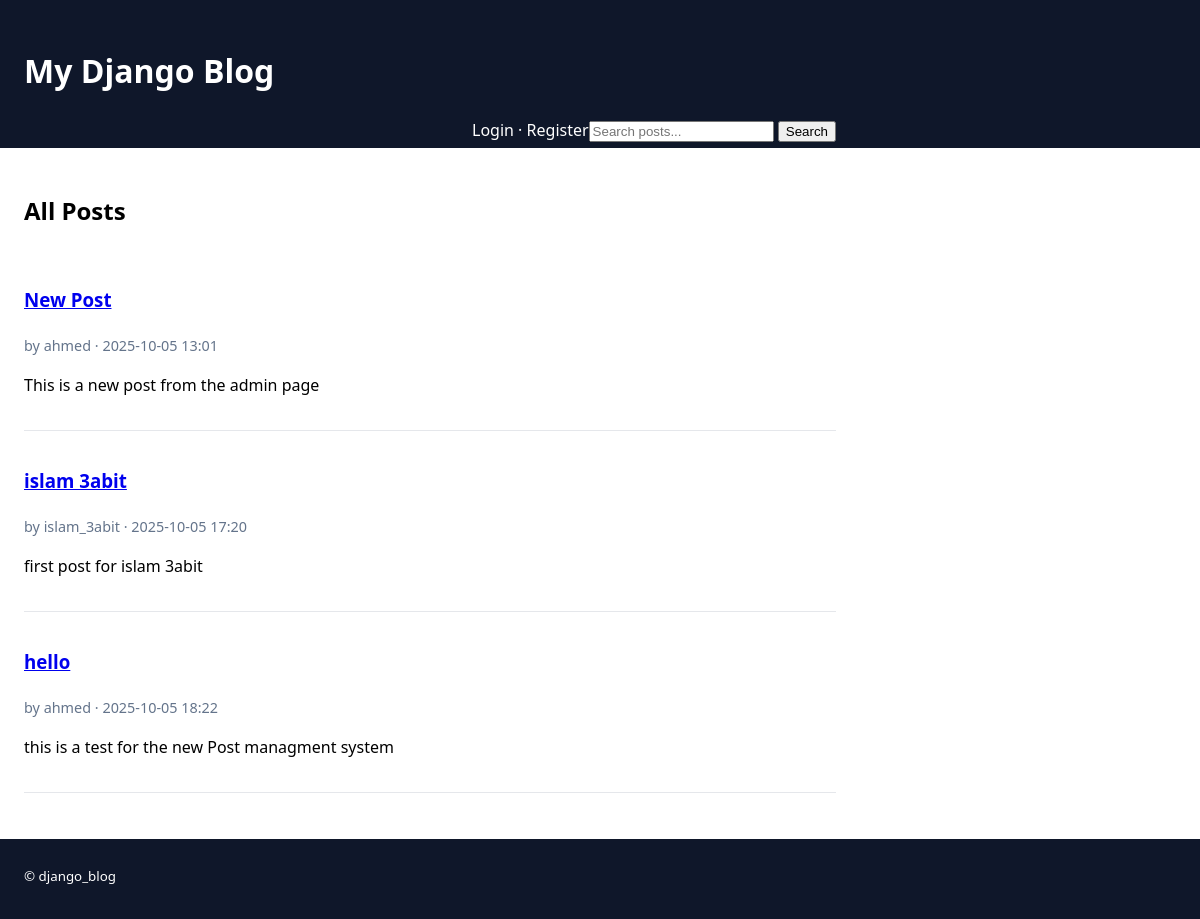
/, run on an earlier commit of the app's database.
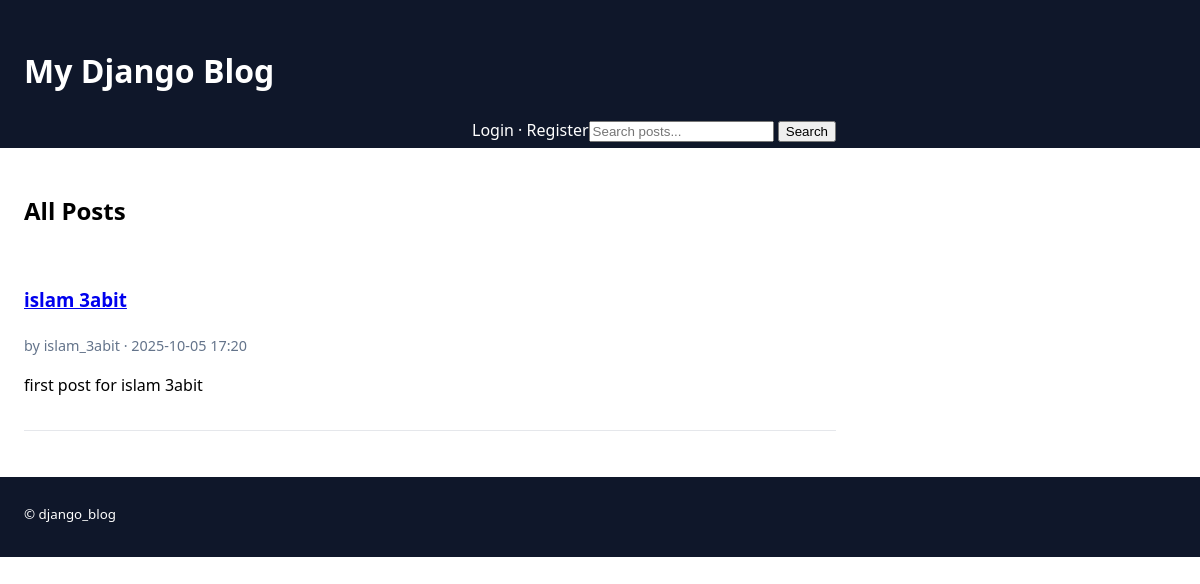
And on a later commit of the database.
### blog/models.py (models this page shows, shortened)
class Post(models.Model):
    title = models.CharField(max_length=200)
    content = models.TextField()
    published_date = models.DateTimeField(auto_now_add=True)
    author = models.ForeignKey(User, on_delete=models.CASCADE)
    tags = models.ManyToManyField('Tag', blank=True, related_name='posts')  # <- NEW

### blog/views.py (the view)
# urls.py: path('',          PostListView.as_view(),   name='post_list'),
class PostListView(ListView):
    model = Post
    template_name = "blog/post_list.html"
    context_object_name = "posts"

### blog/templates/blog/post_list.html (shortened to what this page needs)
{% extends "blog/base.html" %}
{% block content %}
<h2>{% if current_tag %}Posts tagged "{{ current_tag }}"{% else %}All Posts{% endif %}</h2>
<ul class="post-list">
  {% for post in posts %}
    <li class="post-item">
      <h3><a href="{% url 'blog:post_detail' post.pk %}">{{ post.title }}</a></h3>
      <p class="meta">by {{ post.author }} · {{ post.published_date|date:"Y-m-d H:i" }}</p>
      <p class="excerpt">{{ post.content|truncatewords:25 }}</p>
    </li>
  {% empty %}
    <li>No posts found.</li>
  {% endfor %}
</ul>
{% endblock %}

### blog/templates/blog/base.html (shortened to what this page needs)
{% load static %}
<!DOCTYPE html>
<html lang="en">
<head>
  <link rel="stylesheet" href="{% static 'blog/css/style.css' %}">
</head>
<body>
  <header class="site-header">
    <div class="container">
      <h1><a href="{% url 'blog:post_list' %}">My Django Blog</a></h1>
<form action="{% url 'blog:post_search' %}" method="get" style="float:right; display:inline">
  <input type="text" name="q" placeholder="Search posts..." value="{{ query|default:'' }}">
  <button type="submit">Search</button>
</form>
      <nav style="float:right">
        {% if request.user.is_authenticated %}
          <span>Hi, {{ request.user.username }}</span>
          · <a href="{% url 'blog:profile' %}">Profile</a>
          · <form method="post" action="{% url 'blog:logout' %}" style="display:inline">
              {% csrf_token %}
              <button type="submit" style="background:none;border:none;padding:0;margin:0;color:inherit;cursor:pointer;text-decoration:underline">
                Logout
              </button>
            </form>
        {% else %}
          <a href="{% url 'blog:login' %}">Login</a>
          · <a href="{% url 'blog:register' %}">Register</a>
        {% endif %}
      </nav>
    </div>
  </header>
  <main class="container">
    {% block content %}{% endblock %}
  </main>
  <footer class="site-footer">
    <div class="container">
      <small>© {{ now|date:"Y" }} django_blog</small>
    </div>
  </footer>
</body>
</html>

### blog/static/blog/css/style.css (style rules this page uses)
:root { --maxw: 860px; }
* { box-sizing: border-box; }
body { margin: 0; font-family: system-ui, Arial, sans-serif; line-height: 1.6; }
.container { max-width: var(--maxw); margin: 1.5 auto; padding: 1.5rem; padding-bottom: 30px; }
.site-header, .site-footer { background:#0f172a; color:#fff; }
.site-header a { color:#fff; text-decoration:none; }
.post-list { list-style: none; padding-left: 0; }
.post-item { padding: 1rem 0; border-bottom: 1px solid #e5e7eb; }
.meta { color:#64748b; font-size: .9rem; margin-top: .25rem; }

What changed in the data, as far as the page shows it:
removed Post: title "New Post", author "ahmed", published_date "2025-10-05 13:01", content "This is a new post from the admin page"
removed Post: title "hello", author "ahmed", published_date "2025-10-05 18:22", content "this is a test for the new Post managment system"
